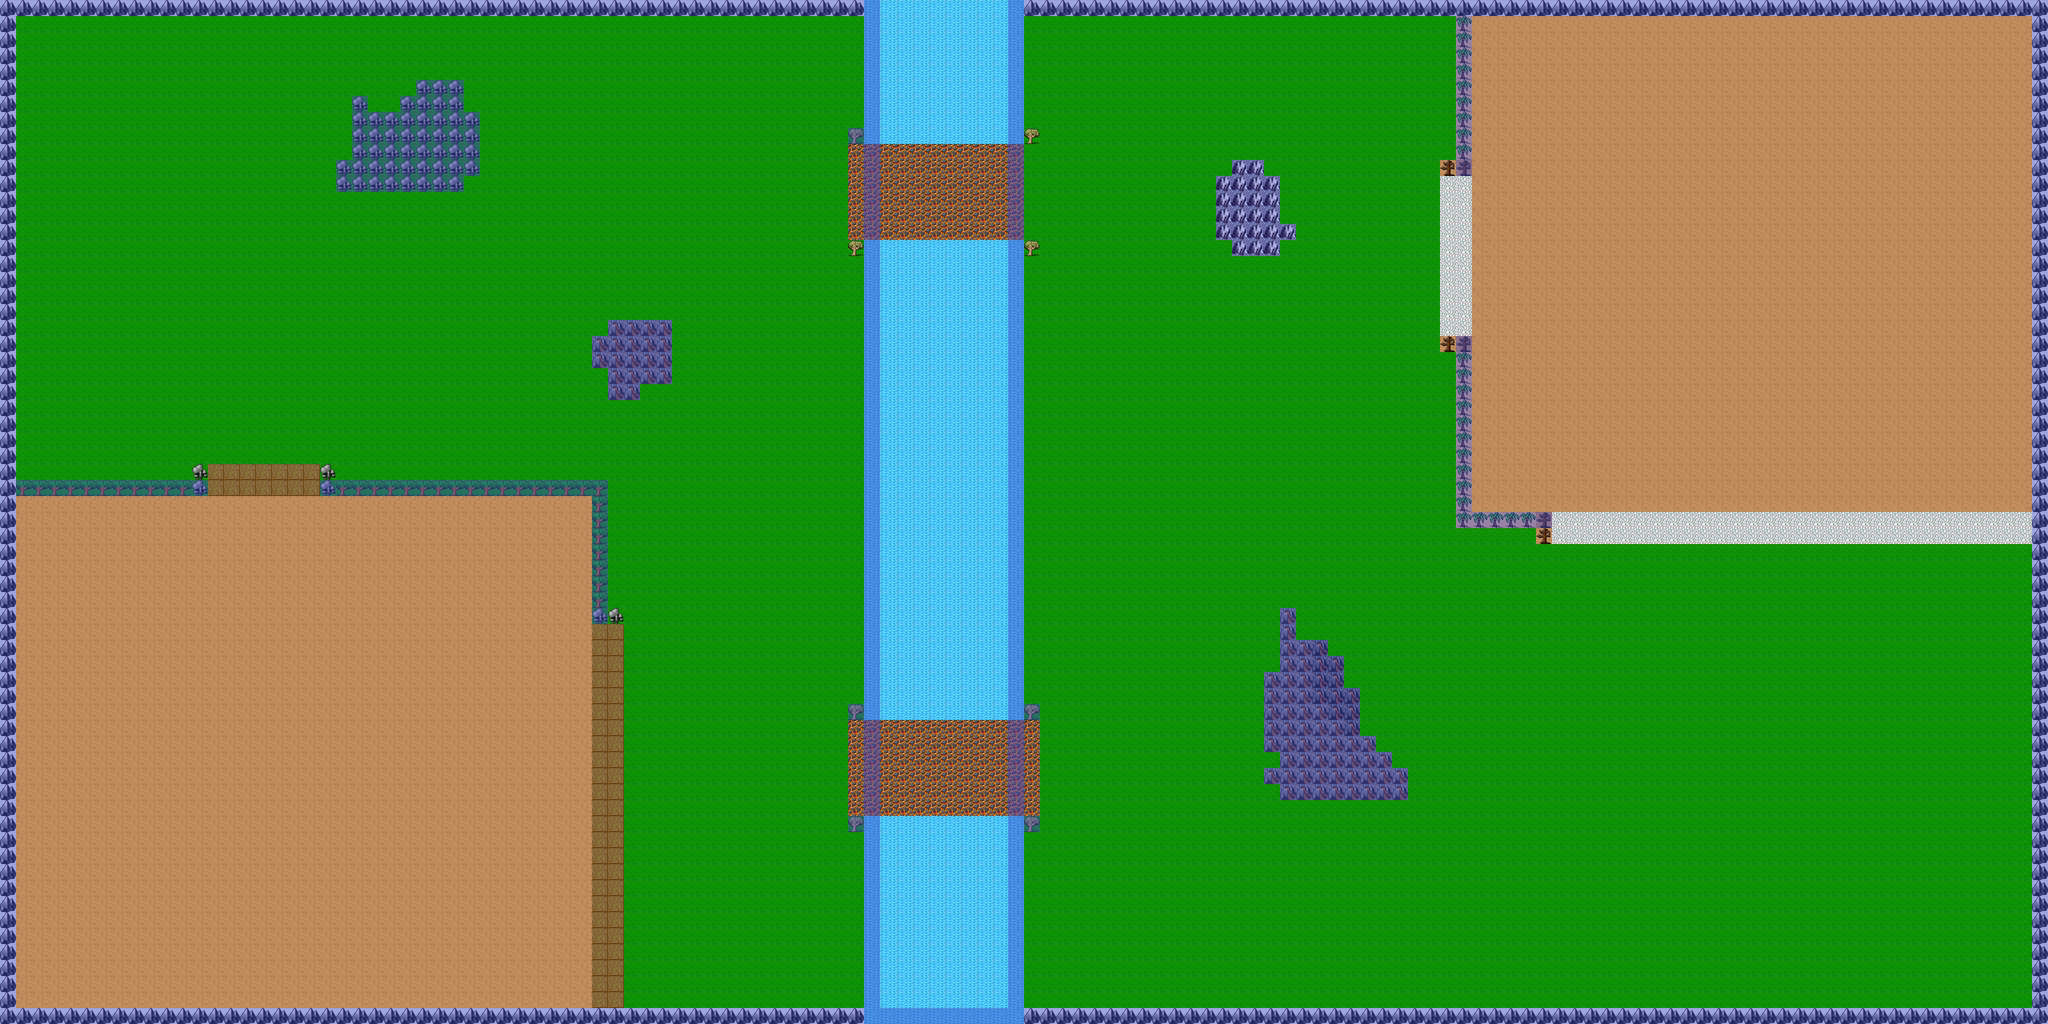

This is a level from a 2D game, rendered from its Tiled map with the project's own tilesets. A one-line summary and the map file follow, with tile-layer data summarised:
An orthogonal 128x64 tile map with 32x32 px tiles, 2 tile layers (background, collidable), 2 tilesets.

<map version="1.0" tiledversion="1.1.5" orientation="orthogonal" renderorder="right-down" width="128" height="64" tilewidth="32" tileheight="32" infinite="0" nextobjectid="2">
 <tileset firstgid="1" name="dg_grounds32" tilewidth="32" tileheight="32" tilecount="171" columns="9">
  <image source="dg_grounds32.jpg" width="288" height="608" />
 </tileset>
 <tileset firstgid="172" name="collidable_tiles" tilewidth="32" tileheight="32" tilecount="1" columns="1">
  <image source="collidable_tiles.jpg" width="32" height="32" />
  <tile id="0">
   <properties>
    <property name="Collidable" value="true" />
   </properties>
  </tile>
 </tileset>
 <layer name="background" width="128" height="64">
  <data>[8192 cells, 8192 non-empty, 15 distinct tile ids]</data>
 </layer>
 <layer name="collidable" width="128" height="64" opacity="0.45">
  <data>[8192 cells, 720 non-empty, 1 distinct tile ids]</data>
 </layer>
 <objectgroup name="objects" />
</map>
